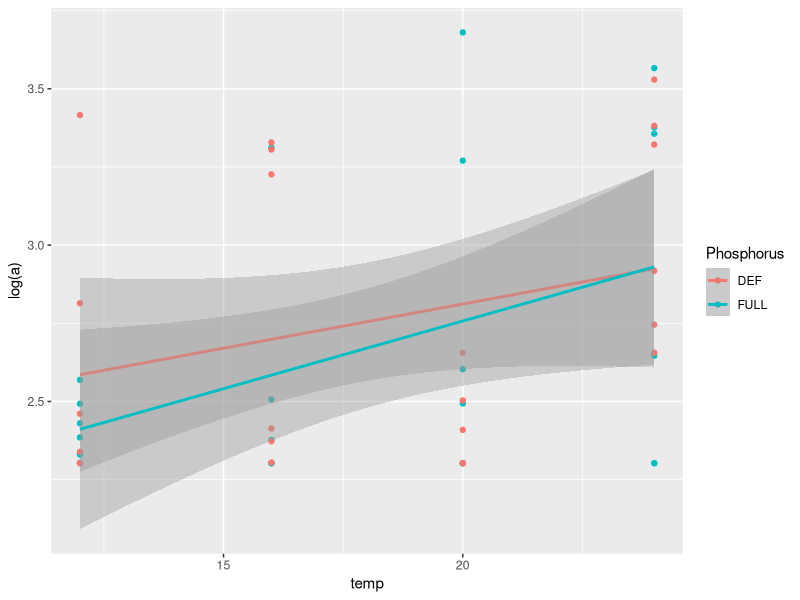

Recreate this plot in R.
### messing around with the fitted parameter estimates Dec 13 2016


library(tidyverse)


data <- read_csv("fittedpdata5.csv")

summary(data$K)
data %>% 
	filter(K < 10000000000) %>% 
	# filter(r > 0.1, r < 5) %>% 
	group_by(Phosphorus) %>% 
ggplot(data = ., aes(x = temp, y = log(a), color = Phosphorus)) + geom_point() + 
	geom_smooth(method = "lm")
